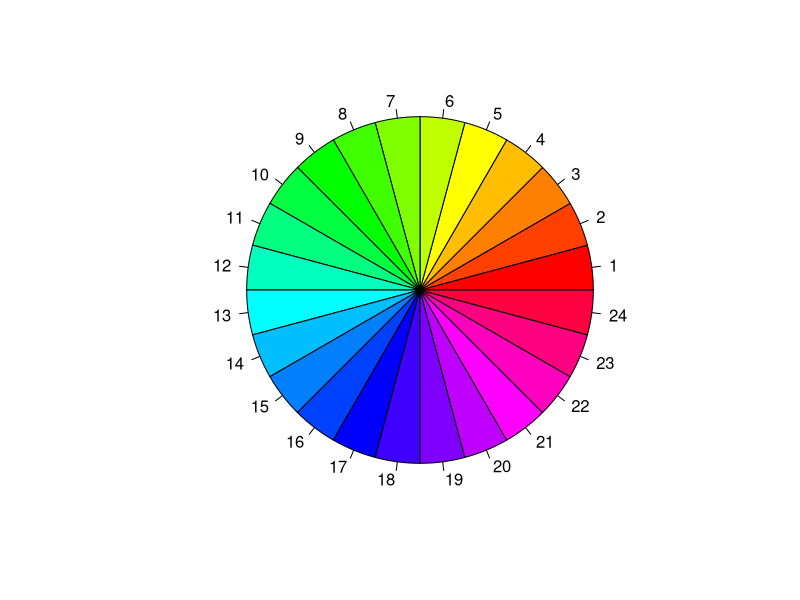
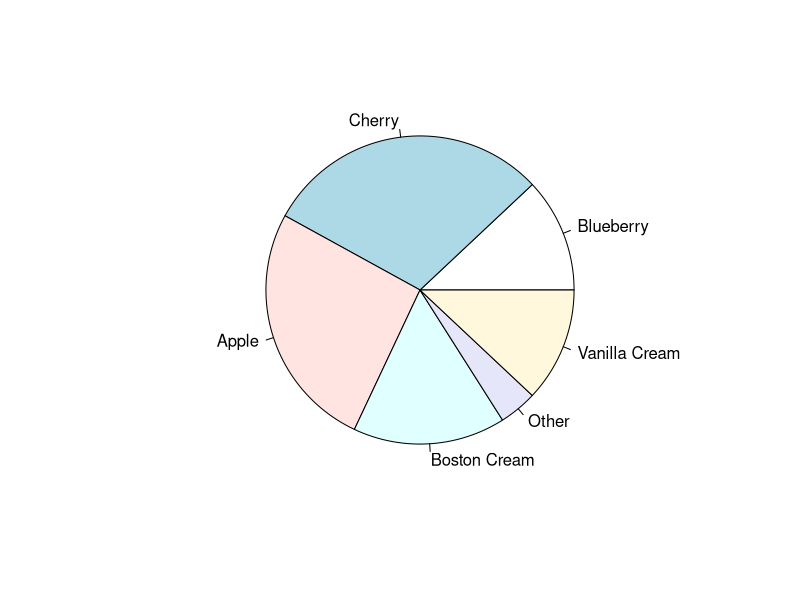
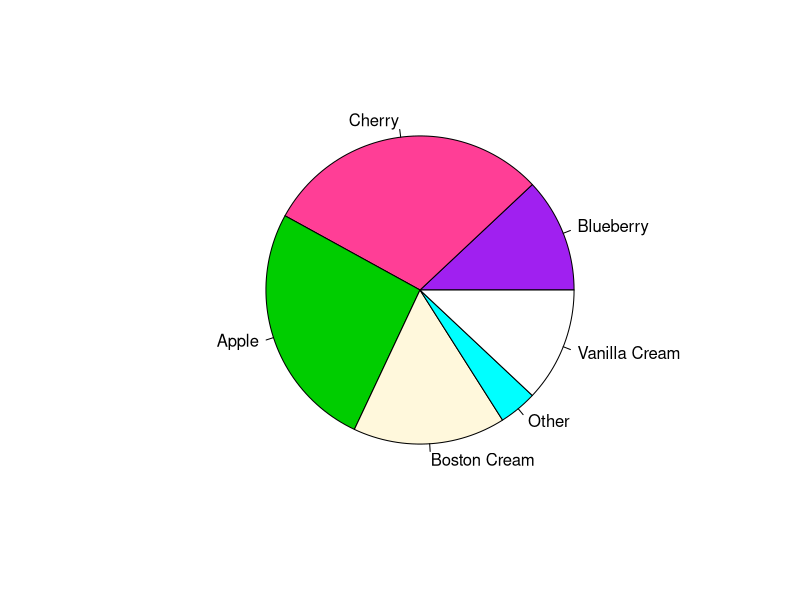
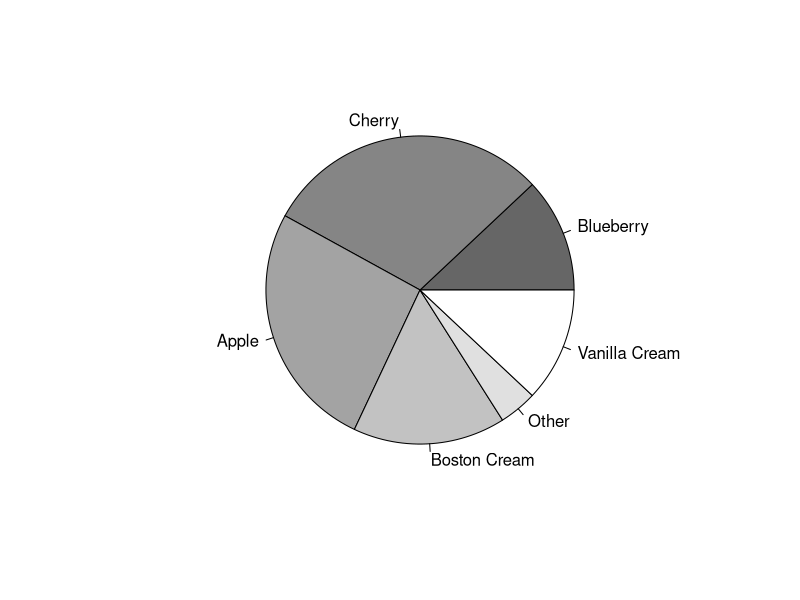
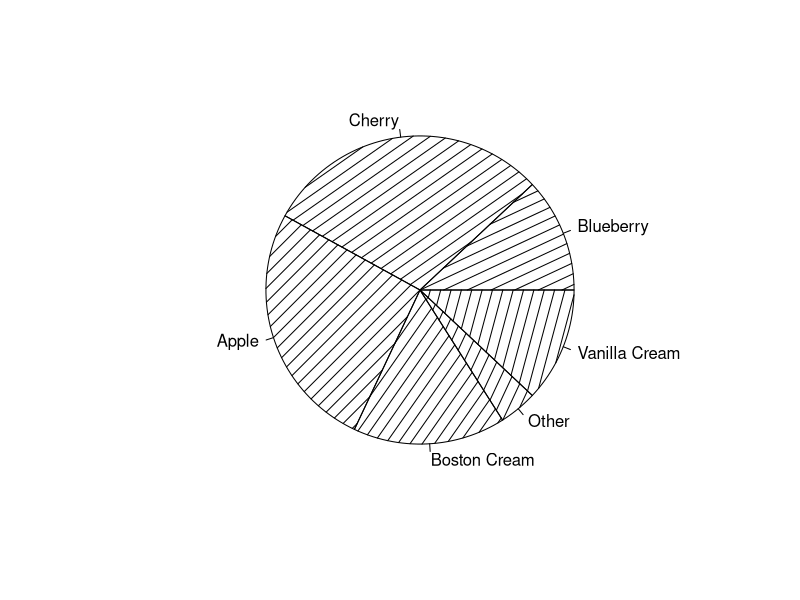
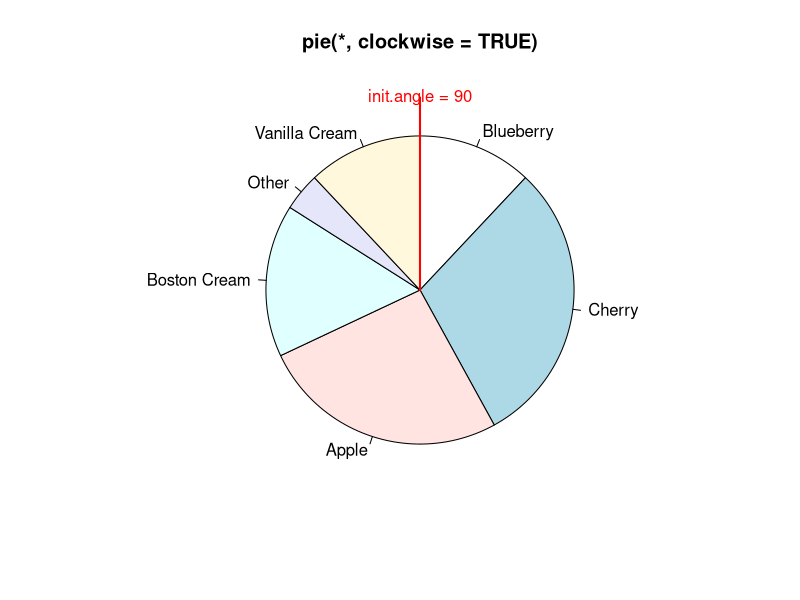
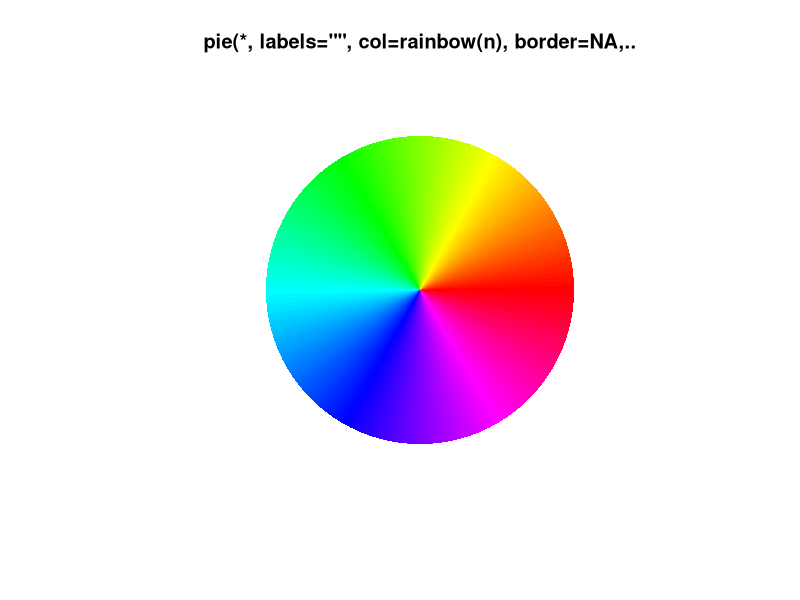
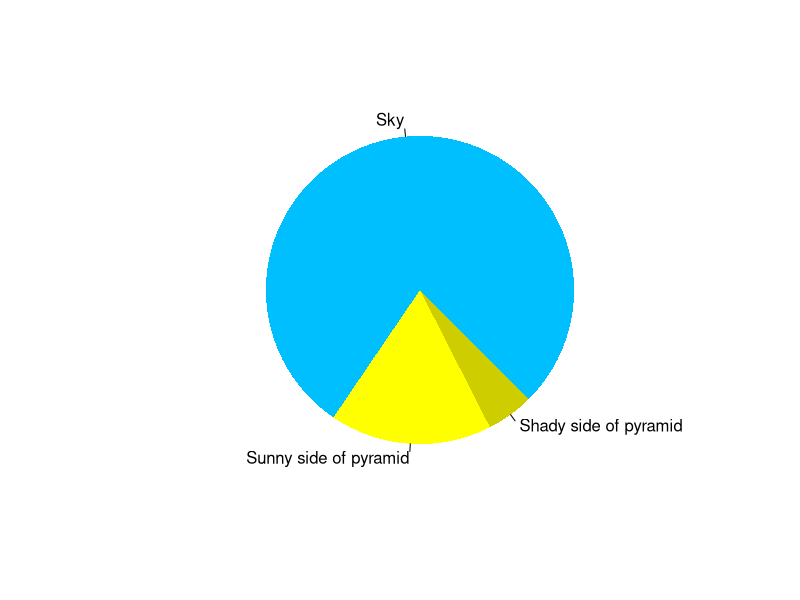

Here is the R script that generated these plots, in order:

?pie
require(grDevices)
pie(rep(1, 24), col = rainbow(24), radius = 0.9)

pie.sales <- c(0.12, 0.3, 0.26, 0.16, 0.04, 0.12)
names(pie.sales) <- c("Blueberry", "Cherry",
                      "Apple", "Boston Cream", "Other", "Vanilla Cream")
pie(pie.sales) # default colours
pie(pie.sales, col = c("purple", "violetred1", "green3",
                       "cornsilk", "cyan", "white"))
pie(pie.sales, col = gray(seq(0.4, 1.0, length = 6)))
pie(pie.sales, density = 10, angle = 15 + 10 * 1:6)
pie(pie.sales, clockwise = TRUE, main = "pie(*, clockwise = TRUE)")
segments(0, 0, 0, 1, col = "red", lwd = 2)
text(0, 1, "init.angle = 90", col = "red")

n <- 200
pie(rep(1, n), labels = "", col = rainbow(n), border = NA,
    main = "pie(*, labels=\"\", col=rainbow(n), border=NA,..")

## Another case showing pie() is rather fun than science:
## (original by FinalBackwardsGlance on http://imgur.com/gallery/wWrpU4X)
pie(c(Sky = 78, "Sunny side of pyramid" = 17, "Shady side of pyramid" = 5),
    init.angle = 315, col = c("deepskyblue", "yellow", "yellow3"), border = FALSE)


getwd()
#fatias
fatias = c(40,20,40)

#paises
paises = c("Brasil","Argentina","chile")
#UNINDO PAISES E FATIAS
paises = paste(paises,fatias)
#Incluido
paises = paste(paises,"%", sep = "")
colors()

#construindo um gráfico
pie(fatias, labels = paises, col = c("blue","gainsboro","lemonchiffon4"), main = "Distribuição de vendas")

